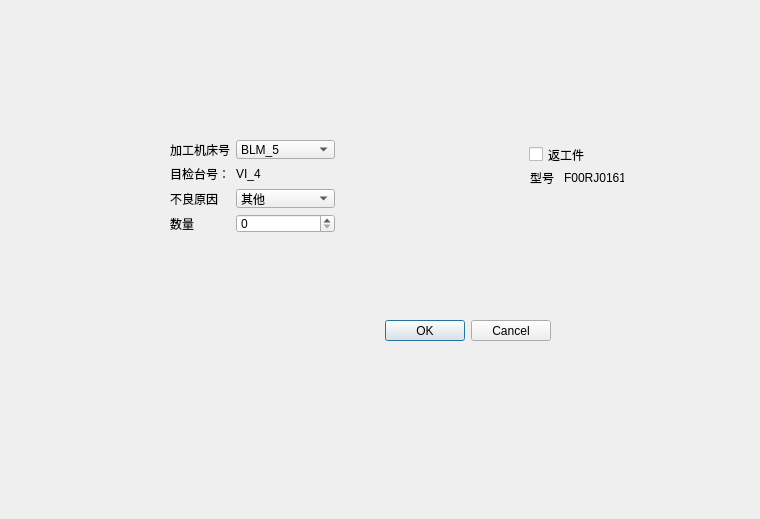
<?xml version="1.0" encoding="UTF-8"?>
<ui version="4.0">
 <class>Dialog</class>
 <widget class="QDialog" name="Dialog">
  <property name="geometry">
   <rect>
    <x>0</x>
    <y>0</y>
    <width>760</width>
    <height>519</height>
   </rect>
  </property>
  <property name="windowTitle">
   <string>Dialog</string>
  </property>
  <widget class="QDialogButtonBox" name="buttonBox">
   <property name="geometry">
    <rect>
     <x>190</x>
     <y>320</y>
     <width>361</width>
     <height>21</height>
    </rect>
   </property>
   <property name="orientation">
    <enum>Qt::Horizontal</enum>
   </property>
   <property name="standardButtons">
    <set>QDialogButtonBox::Cancel|QDialogButtonBox::Ok</set>
   </property>
  </widget>
  <widget class="QCheckBox" name="checkBox">
   <property name="geometry">
    <rect>
     <x>529</x>
     <y>146</y>
     <width>56</width>
     <height>17</height>
    </rect>
   </property>
   <property name="text">
    <string>返工件</string>
   </property>
  </widget>
  <widget class="QLabel" name="label_4">
   <property name="geometry">
    <rect>
     <x>530</x>
     <y>170</y>
     <width>28</width>
     <height>16</height>
    </rect>
   </property>
   <property name="text">
    <string>型号：</string>
   </property>
  </widget>
  <widget class="QLabel" name="label_5">
   <property name="geometry">
    <rect>
     <x>564</x>
     <y>170</y>
     <width>60</width>
     <height>16</height>
    </rect>
   </property>
   <property name="text">
    <string>F00RJ01613</string>
   </property>
  </widget>
  <widget class="QWidget" name="layoutWidget">
   <property name="geometry">
    <rect>
     <x>170</x>
     <y>140</y>
     <width>165</width>
     <height>93</height>
    </rect>
   </property>
   <layout class="QFormLayout" name="formLayout">
    <item row="0" column="0">
     <widget class="QLabel" name="label">
      <property name="text">
       <string>加工机床号</string>
      </property>
     </widget>
    </item>
    <item row="0" column="1">
     <widget class="QComboBox" name="comboBox">
      <item>
       <property name="text">
        <string>BLM_5</string>
       </property>
      </item>
      <item>
       <property name="text">
        <string>BML_6</string>
       </property>
      </item>
      <item>
       <property name="text">
        <string>BML_7</string>
       </property>
      </item>
      <item>
       <property name="text">
        <string>BLM_8</string>
       </property>
      </item>
      <item>
       <property name="text">
        <string>PW_1</string>
       </property>
      </item>
      <item>
       <property name="text">
        <string>PW_2</string>
       </property>
      </item>
      <item>
       <property name="text">
        <string>Brushing_1</string>
       </property>
      </item>
      <item>
       <property name="text">
        <string>Brushing_2</string>
       </property>
      </item>
     </widget>
    </item>
    <item row="1" column="0">
     <widget class="QLabel" name="label_2">
      <property name="text">
       <string>目检台号：</string>
      </property>
     </widget>
    </item>
    <item row="1" column="1">
     <widget class="QLabel" name="label_3">
      <property name="text">
       <string>VI_4</string>
      </property>
     </widget>
    </item>
    <item row="2" column="0">
     <widget class="QLabel" name="label_6">
      <property name="text">
       <string>不良原因</string>
      </property>
     </widget>
    </item>
    <item row="2" column="1">
     <widget class="QComboBox" name="comboBox_2">
      <item>
       <property name="text">
        <string>其他</string>
       </property>
      </item>
      <item>
       <property name="text">
        <string>小端面毛刺</string>
       </property>
      </item>
      <item>
       <property name="text">
        <string>小端面损伤</string>
       </property>
      </item>
      <item>
       <property name="text">
        <string>小端面漏磨</string>
       </property>
      </item>
      <item>
       <property name="text">
        <string>大端面损伤</string>
       </property>
      </item>
      <item>
       <property name="text">
        <string>大端面毛刺</string>
       </property>
      </item>
      <item>
       <property name="text">
        <string>大端面漏磨</string>
       </property>
      </item>
      <item>
       <property name="text">
        <string>定位孔毛刺</string>
       </property>
      </item>
      <item>
       <property name="text">
        <string>内孔未完全磨出</string>
       </property>
      </item>
      <item>
       <property name="text">
        <string>空气余隙损伤</string>
       </property>
      </item>
      <item>
       <property name="text">
        <string>空气余隙漏磨</string>
       </property>
      </item>
      <item>
       <property name="text">
        <string>环面毛刺</string>
       </property>
      </item>
      <item>
       <property name="text">
        <string>环面损伤</string>
       </property>
      </item>
      <item>
       <property name="text">
        <string>竖槽毛刺</string>
       </property>
      </item>
      <item>
       <property name="text">
        <string>边孔毛刺</string>
       </property>
      </item>
      <item>
       <property name="text">
        <string>其他毛刺</string>
       </property>
      </item>
      <item>
       <property name="text">
        <string>其他磨圆</string>
       </property>
      </item>
      <item>
       <property name="text">
        <string>其他漏磨</string>
       </property>
      </item>
     </widget>
    </item>
    <item row="3" column="0">
     <widget class="QLabel" name="label_7">
      <property name="text">
       <string>数量</string>
      </property>
     </widget>
    </item>
    <item row="3" column="1">
     <widget class="QSpinBox" name="spinBox"/>
    </item>
   </layout>
  </widget>
 </widget>
 <resources/>
 <connections>
  <connection>
   <sender>buttonBox</sender>
   <signal>accepted()</signal>
   <receiver>Dialog</receiver>
   <slot>accept()</slot>
   <hints>
    <hint type="sourcelabel">
     <x>248</x>
     <y>254</y>
    </hint>
    <hint type="destinationlabel">
     <x>157</x>
     <y>274</y>
    </hint>
   </hints>
  </connection>
  <connection>
   <sender>buttonBox</sender>
   <signal>rejected()</signal>
   <receiver>Dialog</receiver>
   <slot>reject()</slot>
   <hints>
    <hint type="sourcelabel">
     <x>316</x>
     <y>260</y>
    </hint>
    <hint type="destinationlabel">
     <x>286</x>
     <y>274</y>
    </hint>
   </hints>
  </connection>
 </connections>
</ui>
